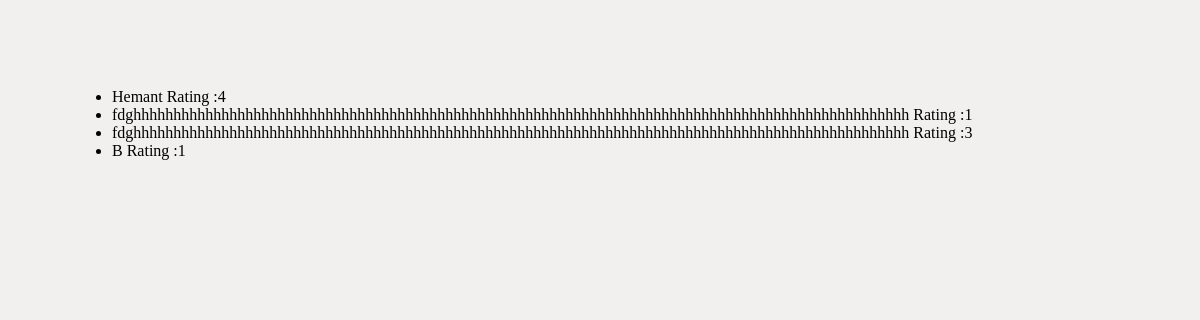
The page /reviewlist on the database as committed earlier.
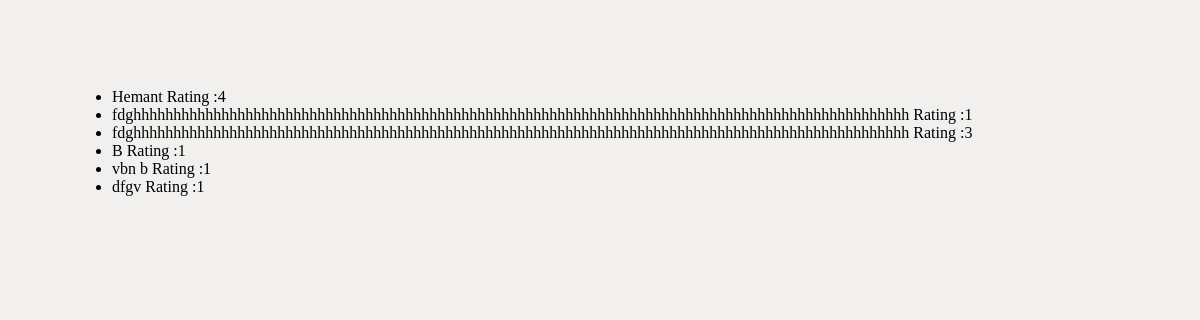
The same page on the database as committed later.
### reviews/models.py (models this page shows)
class Review(models.Model):
    user_name=models.CharField(max_length=100)
    text_area=models.TextField(max_length=500)
    rating=models.IntegerField()

### reviews/views.py (the view)
# urls.py: path("reviewlist", views.ReviewlistView.as_view()),
class ReviewlistView(ListView):
    template_name="reviews/reviewlist.html"
    model=Review
    context_object_name="review"
    ''' def get_queryset(self):                               #for filter data
        base=super().get_queryset()
        data=base.filter(rating__gt=3)
        return data
    '''

### reviews/templates/reviews/reviewlist.html (shortened to what this page needs)
{% extends 'reviews/base.html' %}
{% block content  %}
<ul>
    {% for onereview in review  %}
    <li>{{onereview.user_name}} Rating :{{onereview.rating}}</li>
    {% endfor %}
</ul>
{% endblock  %}

### reviews/templates/reviews/base.html (shortened to what this page needs)
<!DOCTYPE html>
{% load static %}
<html lang="en">
<head>
    <link rel="stylesheet" href=" {% static 'reviews/style.css' %} ">
    </head>
<body>
    {% block content %}
    {% endblock content %}
</body>
</html>

### reviews/static/reviews/style.css (style rules this page uses)
body { background-color: rgb(241, 240, 238); padding: 4rem; }

Rows that differ between the two databases and show on the page:
added Review: user_name "vbn b", rating "1"
added Review: user_name "dfgv", rating "1"
